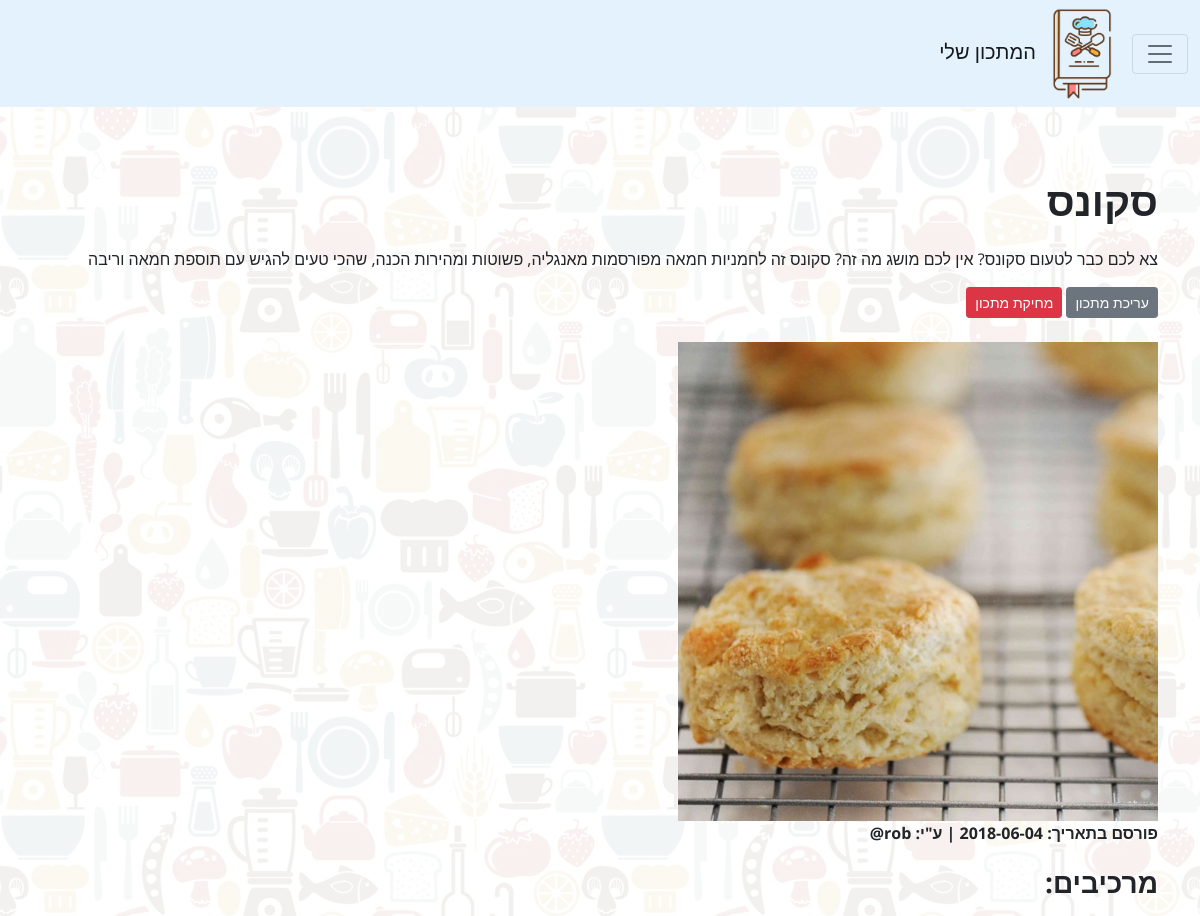
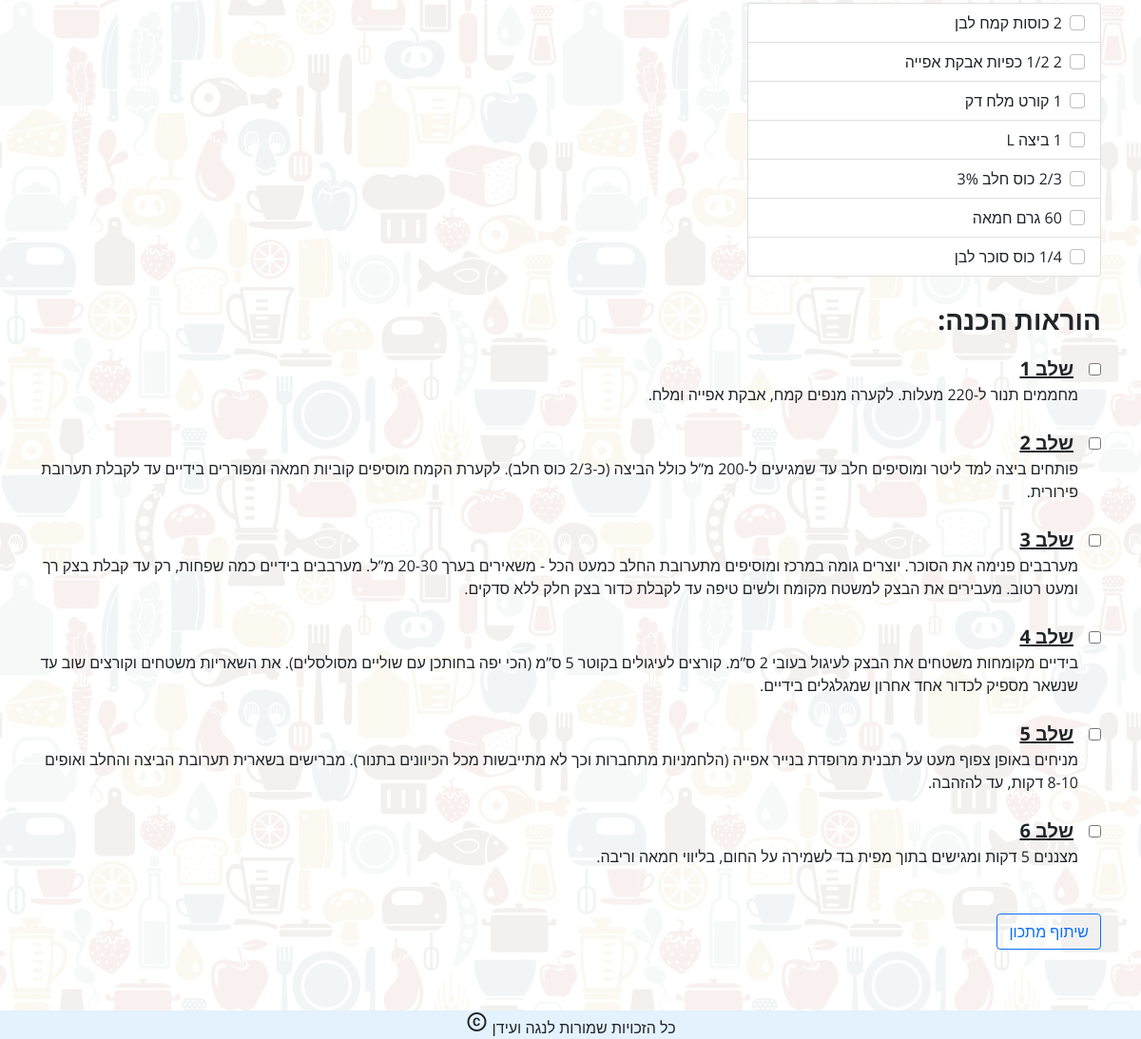
Screenshot of /recipe1.php?recipe_id=3 with the database file from the repository (2 pictures, top to bottom).
### tables this page shows
CREATE TABLE `recpie` (
  `recpieID` int(11) NOT NULL,
  `name` varchar(50) NOT NULL,
  `date` date NOT NULL,
  `description` text NOT NULL,
  `userWrote` varchar(20) NOT NULL,
  `picLink` text NOT NULL
);

CREATE TABLE `ingredient` (
  `ingredientID` int(11) NOT NULL,
  `ingredientName` text NOT NULL,
  `recpieID` int(11) NOT NULL
);

CREATE TABLE `instruction` (
  `instruction` int(11) NOT NULL,
  `instructionText` text NOT NULL,
  `recpieID` int(11) NOT NULL
);

### recipe1.php (the view, shortened to what this page needs)
<?php require_once("parts/header.php"); ?>
<?php $id = $_GET['recipe_id']; ?>
<main class="container mt-md-5 mt-5 mb-md-5 mb-5 pt-md-3 pt-3 pb-md-3 pb-3">
    <?php
        $sql = "select * from recpie where recpieID = $id";
        $result = $conn->query ($sql);
    ?>
    <?php while ($recpie = $result->fetch_assoc()):?>
    <div class="mb-md-4 mb-4">
        <p class="fw-bold fs-1"><?=$recpie['name']?></p>
        <p><?=$recpie['description']?></p>
        <a href="edit.php?recipe_id=<?=$id?>" class="btn btn-secondary btn-sm">עריכת מתכון</a>
        <a href="delete/delete_recipe.php?recipe_id=<?=$id?>" class="btn btn-danger btn-sm">מחיקת מתכון</a>
    </div>
    <figure class="article-image mt-md-3 mt-3">
        <img src="<?=$recpie['picLink']?>" class="img-fluid" style="width: 30em">
        <figcaption class="image-caption">
        <strong>פורסם בתאריך: <?=$recpie['date']?><span class="pubdate" pubdate></span></strong>
        <strong>| ע"י: <?=$recpie['userWrote']?>@</strong>
        </figcaption>
    </figure>
    <?php endwhile;?>
    <?php
        $sql = "select * from ingredient where recpieID = $id";
        $result = $conn->query ($sql);
    ?>
    <form method="POST" id="ings">
        <div class="mb-md-4 mb-4">
            <p class="fw-bold fs-3">מרכיבים:</p>
            <ul class="list-group col-md-4">
            <?php while ($ingredients = $result->fetch_assoc()):?>
                <li id="check" class="list-group-item">
                    <input class="form-check-input me-1" type="checkbox">
                        <?=$ingredients['ingredientName']?>
                </li>
                <?php endwhile;?>
            </ul>
        </div>
    </form>
    <?php
        $sql = "select * from instruction where recpieID = $id";
        $result = $conn->query ($sql);
    ?>
    <div class="mb-md-5 mb-5">
        <p class="fw-bold fs-3">הוראות הכנה:</p>
        <?php while ($instructions = $result->fetch_assoc()):?>
        <div class="mb-md-4 mb-4">
            <input type="checkbox" class="mitzrahim-check-input" id="check1"><span class="fw-bold fs-5 text-decoration-underline px-3">שלב  <?=$instructions['instruction']?></span>
            <p class="ps-4"><?=$instructions['instructionText']?></p>
        </div>
        <?php endwhile;?>
    </div>
    <button type="button" class="btn btn-outline-primary" data-bs-toggle="modal" data-bs-target="#exampleModal">
        שיתוף מתכון
    </button>
</main>
<?php require_once("parts/footer.php");?>

### style.css (style rules this page uses)
body,html { font-family: 'Open Sans', sans-serif; scroll-behavior: smooth; margin: 0 auto; background-image: url('images/background.jpg'); background-color: rgba(255,255,255,0.90); background-blend-mode: lighten; }

### rows the page displays
recpie: name "סקונס", description "צא לכם כבר לטעום סקונס? אין לכם מושג מה זה? סקונס זה לחמניות חמאה מפורסמות מאנגליה, פשוטות ומהירות הכנה, שהכי טעים להגיש עם תוספת חמאה וריבה", picLink (picture), date "2018-06-04", userWrote "rob"
ingredient: ingredientName "2 כוסות קמח לבן"
ingredient: ingredientName "2 1/2 כפיות אבקת אפייה"
ingredient: ingredientName "1 קורט מלח דק"
ingredient: ingredientName "1 ביצה L"
ingredient: ingredientName "2/3 כוס חלב 3%"
ingredient: ingredientName "60 גרם חמאה"
ingredient: ingredientName "1/4 כוס סוכר לבן"
instruction: instruction "1", instructionText "מחממים תנור ל-220 מעלות. לקערה מנפים קמח, אבקת אפייה ומלח."
instruction: instruction "2", instructionText "פותחים ביצה למד ליטר ומוסיפים חלב עד שמגיעים ל-200 מ”ל כולל הביצה (כ-2/3 כוס חלב). לקערת הקמח מוסיפים קוביות חמאה ומפוררים בידיים עד לקבלת תערובת פירורית."
instruction: instruction "3", instructionText "מערבבים פנימה את הסוכר. יוצרים גומה במרכז ומוסיפים מתערובת החלב כמעט הכל - משאירים בערך 20-30 מ”ל. מערבבים בידיים כמה שפחות, רק עד קבלת בצק רך ומעט רטוב. מעבירים את הבצק למשטח מקומח ולשים טיפה עד לקבלת כדור בצק חלק ללא סדקים."
instruction: instruction "4", instructionText "בידיים מקומחות משטחים את הבצק לעיגול בעובי 2 ס”מ. קורצים לעיגולים בקוטר 5 ס”מ (הכי יפה בחותכן עם שוליים מסולסלים). את השאריות משטחים וקורצים שוב עד שנשאר מספיק לכדור אחד אחרון שמגלגלים בידיים."
instruction: instruction "5", instructionText "מניחים באופן צפוף מעט על תבנית מרופדת בנייר אפייה (הלחמניות מתחברות וכך לא מתייבשות מכל הכיוונים בתנור). מברישים בשארית תערובת הביצה והחלב ואופים 8-10 דקות, עד להזהבה."
instruction: instruction "6", instructionText "מצננים 5 דקות ומגישים בתוך מפית בד לשמירה על החום, בליווי חמאה וריבה."
